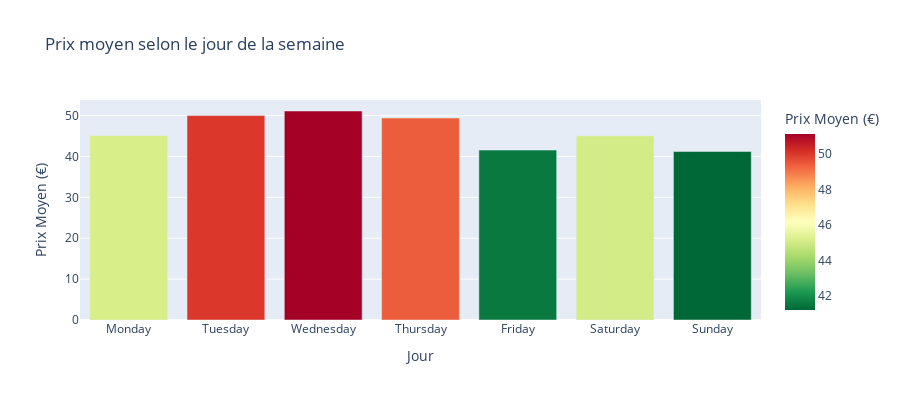

The code cell stored with this chart in its notebook:
### Markdown cell above
#### 8.5 Prix selon le jour de la semaine

### Code cell
day_order = ['Monday', 'Tuesday', 'Wednesday', 'Thursday', 'Friday', 'Saturday', 'Sunday']
ticket['departure_day_cat'] = pd.Categorical(ticket['departure_day'], categories=day_order, ordered=True)

price_by_day = ticket.groupby(['departure_day_cat'])['price_eur'].mean().reset_index()

fig5 = px.bar(
    price_by_day,
    x='departure_day_cat',
    y='price_eur',
    title='Prix moyen selon le jour de la semaine',
    labels={'departure_day_cat':'Jour', 'price_eur':'Prix Moyen (€)'},
    color='price_eur',
    color_continuous_scale='RdYlGn_r'
)

fig5.update_layout(height=400, showlegend=False)
fig5.show()

### Figure 1 — Plotly figure (JSON) as saved in the notebook; plotly's stock layout.template omitted (floating-point values rounded to 4 significant figures)
{"data": [{"hovertemplate": "Jour=%{x}<br>Prix Moyen (€)=%{marker.color}<extra></extra>", "legendgroup": "", "marker": {"color": [45.13, 50.0, 51.12, 49.4, 41.56, 45.05, 41.21], "coloraxis": "coloraxis", "pattern": {"shape": ""}}, "name": "", "orientation": "v", "showlegend": false, "textposition": "auto", "type": "bar", "x": ["Monday", "Tuesday", "Wednesday", "Thursday", "Friday", "Saturday", "Sunday"], "xaxis": "x", "y": [45.13, 50.0, 51.12, 49.4, 41.56, 45.05, 41.21], "yaxis": "y"}], "layout": {"barmode": "relative", "coloraxis": {"colorbar": {"title": {"text": "Prix Moyen (€)"}}, "colorscale": [[0, "rgb(0,104,55)"], [0.1, "rgb(26,152,80)"], [0.2, "rgb(102,189,99)"], [0.3, "rgb(166,217,106)"], [0.4, "rgb(217,239,139)"], [0.5, "rgb(255,255,191)"], [0.6, "rgb(254,224,139)"], [0.7, "rgb(253,174,97)"], [0.8, "rgb(244,109,67)"], [0.9, "rgb(215,48,39)"], [1, "rgb(165,0,38)"]]}, "height": 400, "legend": {"tracegroupgap": 0}, "showlegend": false, "title": {"text": "Prix moyen selon le jour de la semaine"}, "xaxis": {"anchor": "y", "domain": [0, 1], "title": {"text": "Jour"}}, "yaxis": {"anchor": "x", "domain": [0, 1], "title": {"text": "Prix Moyen (€)"}}}}
